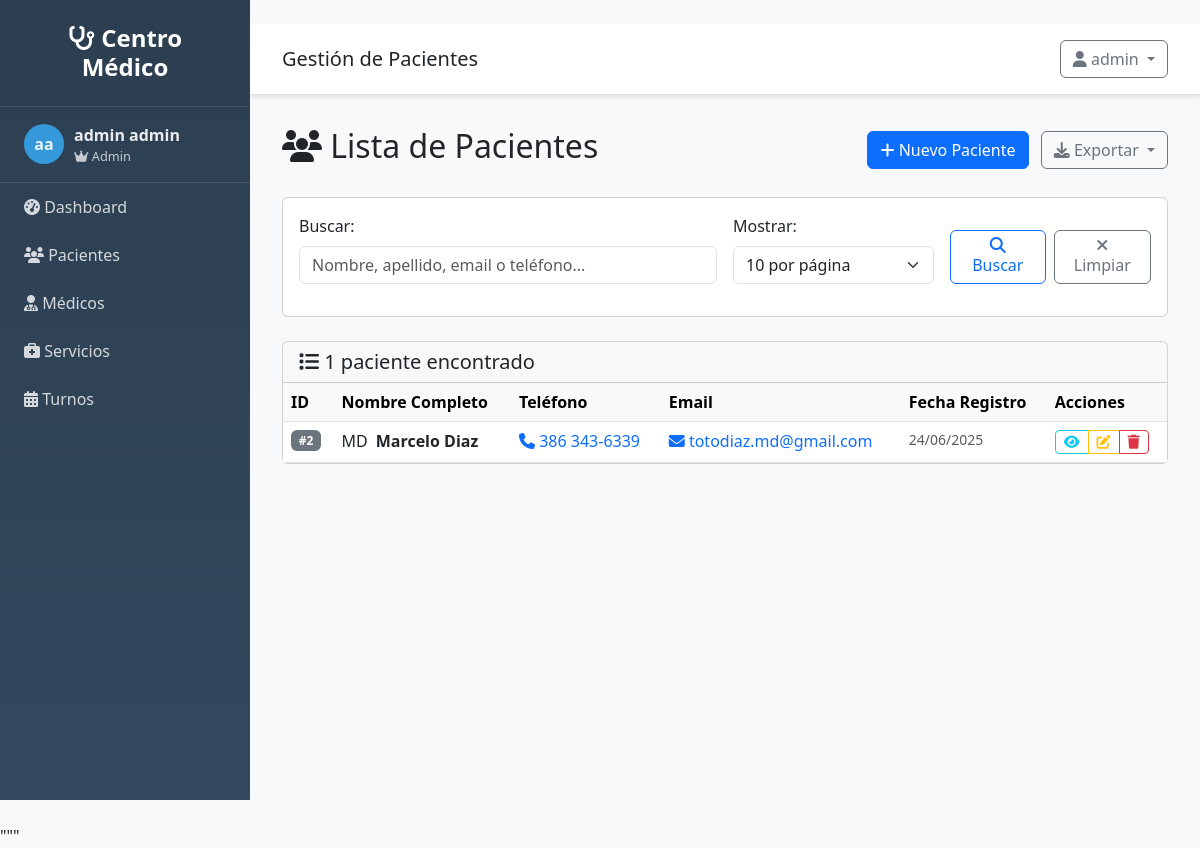
The page /clientes/ (signed in) on the database its author committed.
### src/models/usuario.py (models this page shows, shortened)
class Usuario(UserMixin, db.Model):
    __tablename__ = 'usuarios'
    id = db.Column(db.Integer, primary_key=True)
    username = db.Column(db.String(80), unique=True, nullable=False)
    email = db.Column(db.String(120), unique=True, nullable=False)
    password_hash = db.Column(db.String(255), nullable=False)
    nombre = db.Column(db.String(100), nullable=False)
    apellido = db.Column(db.String(100), nullable=False)
    rol = db.Column(db.String(20), default='usuario')
    activo = db.Column(db.Boolean, default=True)
    ultimo_login = db.Column(db.DateTime)
    fecha_creacion = db.Column(db.DateTime, default=datetime.utcnow)
    @property
    def nombre_completo(self):
        return f"{self.nombre} {self.apellido}"
    def is_admin(self):
        return self.rol == 'admin'

### src/models/cliente.py (models this page shows, shortened)
class Cliente(db.Model):
    __tablename__ = 'clientes'
    id = db.Column(db.Integer, primary_key=True)
    nombre = db.Column(db.String(100), nullable=False)
    apellido = db.Column(db.String(100), nullable=False)
    telefono = db.Column(db.String(20), nullable=True)
    email = db.Column(db.String(120), nullable=True)
    fecha_creacion = db.Column(db.DateTime, default=datetime.utcnow)
    activo = db.Column(db.Boolean, default=True)
    turnos = db.relationship('Turno', backref='cliente', lazy=True)
    @property
    def nombre_completo(self):
        return f"{self.nombre} {self.apellido}"

### src/routes/clientes.py (the view)
@clientes_bp.route('/')
@login_required
def listar():
    try:
        page = request.args.get('page', 1, type=int)
        per_page = request.args.get('per_page', 10, type=int)
        search = request.args.get('search', '', type=str)
        if ClienteService:
            clientes = ClienteService.get_paginated_clientes(page, per_page, search)
        else:
            from flask import abort
            abort(500)
        return render_template('clientes/listar.html',
                             clientes=clientes,
                             search=search)
    except Exception as e:
        flash(f'Error al cargar clientes: {str(e)}', 'error')
        return render_template('clientes/listar.html', clientes=None, search='')

### src/auth.py (called while the page is built)
@login_manager.user_loader
def load_user(user_id):
    try:
        from src.models.usuario import Usuario
        return Usuario.query.get(int(user_id))
    except:
        return None

### src/services/cliente_service.py (called while the page is built, shortened)
    @staticmethod
    def get_paginated_clientes(page=1, per_page=10, search=''):
        query = Cliente.query.filter_by(activo=True)
        return query.order_by(Cliente.apellido, Cliente.nombre).paginate(
            page=page, per_page=per_page, error_out=False
        )

### src/utils/helpers.py (called while the page is built)
def formatear_telefono(telefono):
    if not telefono:
        return ''
    telefono_limpio = re.sub(r'[^\d+]', '', str(telefono))
    if telefono_limpio.startswith('+54'):
        if len(telefono_limpio) >= 13:
            return f"+54 9 {telefono_limpio[5:8]} {telefono_limpio[8:11]}-{telefono_limpio[11:]}"
        return telefono_limpio
    if len(telefono_limpio) == 10:
        return f"{telefono_limpio[:3]} {telefono_limpio[3:6]}-{telefono_limpio[6:]}"
    elif len(telefono_limpio) == 8:
        return f"{telefono_limpio[:4]}-{telefono_limpio[4:]}"
    return telefono

### templates/clientes/listar.html (shortened to what this page needs)
{% extends "base.html" %}
{% block page_title %}Gestión de Pacientes{% endblock %}
{% block content %}
<div class="d-flex justify-content-between align-items-center mb-4">
    <h2>
        <i class="fas fa-users"></i> Lista de Pacientes
    </h2>
    <div>
        <a href="{{ url_for('clientes.nuevo') }}" class="btn btn-primary">
            <i class="fas fa-plus"></i> Nuevo Paciente
        </a>
        <div class="btn-group ms-2">
            <button type="button" class="btn btn-outline-secondary dropdown-toggle" data-bs-toggle="dropdown">
                <i class="fas fa-download"></i> Exportar
            </button>
        </div>
    </div>
</div>
<div class="card mb-4">
    <div class="card-body">
        <form method="GET" class="row g-3">
            <div class="col-md-6">
                <label for="search" class="form-label">Buscar:</label>
                <input type="text" class="form-control" id="search" name="search"
                       value="{{ search }}" placeholder="Nombre, apellido, email o teléfono...">
            </div>
            <div class="col-md-3">
                <label for="per_page" class="form-label">Mostrar:</label>
                <select class="form-select" id="per_page" name="per_page">
                    <option value="10" {% if request.args.get('per_page', '10') == '10' %}selected{% endif %}>10 por página</option>
                </select>
            </div>
            <div class="col-md-3 d-flex align-items-end">
                <button type="submit" class="btn btn-outline-primary me-2">
                    <i class="fas fa-search"></i> Buscar
                </button>
                <a href="{{ url_for('clientes.listar') }}" class="btn btn-outline-secondary">
                    <i class="fas fa-times"></i> Limpiar
                </a>
            </div>
        </form>
    </div>
</div>
<div class="card">
    <div class="card-header">
        <h5 class="card-title mb-0">
            <i class="fas fa-list"></i>
            {% if clientes and clientes.items %}
                {{ clientes.total }} paciente{{ 's' if clientes.total != 1 else '' }} encontrado{{ 's' if clientes.total != 1 else '' }}
            {% else %}
                No hay pacientes
            {% endif %}
        </h5>
    </div>
    <div class="card-body p-0">
        {% if clientes and clientes.items %}
            <div class="table-responsive">
                <table class="table table-hover mb-0">
                    <thead class="table-light">
                        <tr>
                            <th>ID</th>
                            <th>Nombre Completo</th>
                            <th>Teléfono</th>
                            <th>Email</th>
                            <th>Fecha Registro</th>
                            <th>Acciones</th>
                        </tr>
                    </thead>
                    <tbody>
                        {% for cliente in clientes.items %}
                        <tr>
                            <td>
                                <span class="badge bg-secondary">#{{ cliente.id }}</span>
                            </td>
                            <td>
                                <div class="d-flex align-items-center">
                                    <div class="avatar-circle me-2">
                                        {{ cliente.nombre[0] }}{{ cliente.apellido[0] }}
                                    </div>
                                    <div>
                                        <strong>{{ cliente.nombre }} {{ cliente.apellido }}</strong>
                                    </div>
                                </div>
                            </td>
                            <td>
                                {% if cliente.telefono %}
                                    <a href="tel:{{ cliente.telefono }}" class="text-decoration-none">
                                        <i class="fas fa-phone"></i> {{ cliente.telefono|telefono }}
                                    </a>
                                {% else %}
                                    <span class="text-muted">Sin teléfono</span>
                                {% endif %}
                            </td>
                            <td>
                                {% if cliente.email %}
                                    <a href="mailto:{{ cliente.email }}" class="text-decoration-none">
                                        <i class="fas fa-envelope"></i> {{ cliente.email }}
                                    </a>
                                {% else %}
                                    <span class="text-muted">Sin email</span>
                                {% endif %}
                            </td>
                            <td>
                                <small class="text-muted">
                                    {{ cliente.fecha_creacion.strftime('%d/%m/%Y') if cliente.fecha_creacion else 'N/A' }}
                                </small>
                            </td>
                            <td>
                                <div class="btn-group btn-group-sm">
                                    <a href="{{ url_for('clientes.detalle', id=cliente.id) }}"
                                       class="btn btn-outline-info" title="Ver detalle">
                                        <i class="fas fa-eye"></i>
                                    </a>
                                    <a href="{{ url_for('clientes.editar', id=cliente.id) }}"
                                       class="btn btn-outline-warning" title="Editar">
                                        <i class="fas fa-edit"></i>
                                    </a>
                                    <button type="button" class="btn btn-outline-danger"
                                            title="Eliminar" onclick="eliminarCliente({{ cliente.id }}, '{{ cliente.nombre_completo }}')">
                                        <i class="fas fa-trash"></i>
                                    </button>
                                </div>
                            </td>
                        </tr>
                        {% endfor %}
                    </tbody>
                </table>
            </div>
        {% endif %}
    </div>
</div>
{% endblock %}

### templates/base.html (shortened to what this page needs)
<!DOCTYPE html>
<html lang="es">
<head>
    <link href="https://cdn.jsdelivr.net/npm/bootstrap@5.3.0/dist/css/bootstrap.min.css" rel="stylesheet">
    <link href="https://cdnjs.cloudflare.com/ajax/libs/font-awesome/6.4.0/css/all.min.css" rel="stylesheet">
</head>
<body>
    <nav class="sidebar" id="sidebar">
        <div class="logo">
            <h4><i class="fas fa-stethoscope"></i> Centro Médico</h4>
        </div>
        {% if current_user and current_user.is_authenticated %}
        <div class="user-info">
            <div class="user-avatar">
                {{ current_user.nombre[0] if current_user.nombre else 'U' }}{{ current_user.apellido[0] if current_user.apellido else 'S' }}
            </div>
            <div>
                <div class="fw-bold">{{ current_user.nombre_completo if current_user.nombre_completo else 'Usuario' }}</div>
                <div style="font-size: 0.8em; opacity: 0.8;">
                    {% if current_user.is_admin and current_user.is_admin() %}
                        <i class="fas fa-crown"></i> Admin
                    {% elif current_user.is_medico and current_user.is_medico() %}
                        <i class="fas fa-user-md"></i> Médico
                    {% else %}
                        <i class="fas fa-user"></i> Usuario
                    {% endif %}
                </div>
            </div>
        </div>
        {% endif %}
        <ul class="nav flex-column">
            <li class="nav-item">
                <a class="nav-link" href="{{ url_for('main.index') }}">
                    <i class="fas fa-tachometer-alt"></i> Dashboard
                </a>
            </li>
            {% if current_user and current_user.is_authenticated %}
            <li class="nav-item">
                <a class="nav-link" href="{{ url_for('clientes.listar') if url_for else '#' }}">
                    <i class="fas fa-users"></i> Pacientes
                </a>
            </li>
            <li class="nav-item">
                <a class="nav-link" href="{{ url_for('profesionales.listar') if url_for else '#' }}">
                    <i class="fas fa-user-md"></i> Médicos
                </a>
            </li>
            <li class="nav-item">
                <a class="nav-link" href="{{ url_for('servicios.listar') if url_for else '#' }}">
                    <i class="fas fa-briefcase-medical"></i> Servicios
                </a>
            </li>
            <li class="nav-item">
                <a class="nav-link" href="{{ url_for('turnos.listar') if url_for else '#' }}">
                    <i class="fas fa-calendar-alt"></i> Turnos
                </a>
            </li>
            {% endif %}
        </ul>
    </nav>
    <div class="main-content">
        <div class="top-navbar d-flex justify-content-between align-items-center">
            <div>
                <h5 class="mb-0">{% block page_title %}Sistema de Gestión{% endblock %}</h5>
            </div>
            <div class="dropdown">
                <button class="btn btn-outline-secondary dropdown-toggle" type="button" data-bs-toggle="dropdown">
                    <i class="fas fa-user"></i>
                    {% if current_user and current_user.is_authenticated %}
                        {{ current_user.nombre if current_user.nombre else 'Usuario' }}
                    {% else %}
                        Invitado
                    {% endif %}
                </button>
            </div>
        </div>
        <div class="content-wrapper">
            {% block content %}{% endblock %}
        </div>
    </div>
</body>
</html>

### templates/base.html (style rules this page uses)
:root { --primary-color: #2c3e50; --secondary-color: #3498db; --sidebar-width: 250px; }
body { font-family: 'Segoe UI', Tahoma, Geneva, Verdana, sans-serif; background-color: #f8f9fa; }
.sidebar { position: fixed; top: 0; left: 0; height: 100vh; width: var(--sidebar-width); background: linear-gradient(180deg, var(--primary-color) 0%, #34495e 100%); z-index: 1000; overflow-y: auto; }
.sidebar .logo { padding: 1.5rem; text-align: center; border-bottom: 1px solid rgba(255,255,255,0.1); }
.sidebar .logo h4 { color: white; margin: 0; font-weight: 600; }
.sidebar .nav-link { color: rgba(255,255,255,0.8); padding: 0.75rem 1.5rem; transition: all 0.3s; }
.main-content { margin-left: var(--sidebar-width); min-height: 100vh; }
.top-navbar { background: white; border-bottom: 1px solid #dee2e6; padding: 1rem 2rem; box-shadow: 0 2px 4px rgba(0,0,0,0.1); }
.content-wrapper { padding: 2rem; }
.user-info { display: flex; align-items: center; color: rgba(255,255,255,0.9); padding: 1rem 1.5rem; border-bottom: 1px solid rgba(255,255,255,0.1); }
.user-avatar { width: 40px; height: 40px; border-radius: 50%; background: var(--secondary-color); display: flex; align-items: center; justify-content: center; margin-right: 10px; font-weight: bold; }

### rows shown on the page
Usuario: nombre "a", apellido "a", nombre+apellido "admin admin", nombre "admin"
Cliente: id "2", nombre "M", apellido "D", nombre "Marcelo", apellido "Diaz", telefono|telefono "386 343-6339", email "totodiaz.md@gmail.com", fecha_creacion "24/06/2025"

### other values the page prints
{{ clientes.total }} "1"
